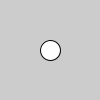
Frame 1 (no input)
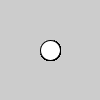
Frame 60 (the mouse pressed at the canvas centre just before this capture)
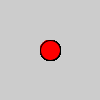
Frame 120 (the mouse held since frame 60 and released just before this capture)

The Processing sketch that drew these frames (run headless with seeded random() and noise(); from frame 60 on, the mouse is pressed at the canvas centre):

// Processing sketch: HoverButtonSketch
// ── HoverButtonSketch.pde
int x, y, w, h;

void setup() {
  x = width/2;
  y = height/2;
  w = 20;
  h = 20;
}

void draw() {

  println(dist(mouseX, mouseY, x, y));
  if (dist(mouseX, mouseY, x, y) < 10) {
    fill(255, 0, 0);
  } else {
    fill(255);
  }
  ellipse(x, y, w, h);
}
